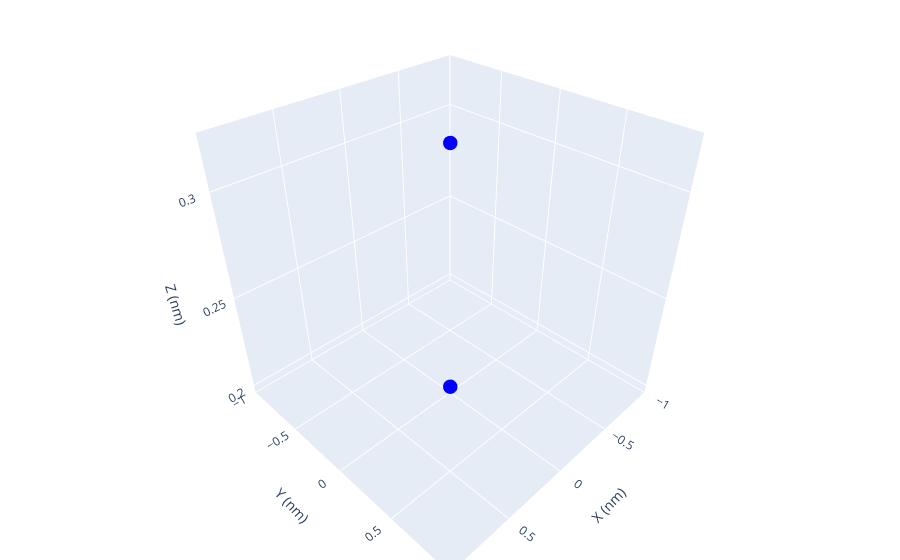

Source (notebook cell):
### Code cell
import plotly.graph_objects as go

positions = cell.orb_pos_nm  # (N, 3) numpy array of orbital coordinates

fig = go.Figure(data=[go.Scatter3d(
    x=positions[:, 0],
    y=positions[:, 1],
    z=positions[:, 2],
    mode='markers',
    marker=dict(size=5, color='blue')
)])

fig.update_layout(
    scene=dict(
        xaxis_title='X (nm)',
        yaxis_title='Y (nm)',
        zaxis_title='Z (nm)'
    ),
    margin=dict(l=0, r=0, b=0, t=0)
)

fig.show()

### Figure 1 — Plotly figure (JSON) as saved in the notebook; plotly's stock layout.template omitted (floating-point values rounded to 4 significant figures)
{"data": [{"marker": {"color": "blue", "size": 5}, "mode": "markers", "type": "scatter3d", "x": [0.0, 0.0, 0.0, 0.0, 0.0, 0.0, 0.0, 0.0, 0.0, 0.0, 0.0, 0.0, 0.0, 0.0, 0.0, 0.0, 0.0, 0.0, 0.0, 0.0, 0.0, 0.0, 0.0, 0.0, 0.0, 0.0], "y": [0.0, 0.0, 0.0, 0.0, 0.0, 0.0, 0.0, 0.0, 0.0, 0.0, 0.0, 0.0, 0.0, 0.0, 0.0, 0.0, 0.0, 0.0, 0.0, 0.0, 0.0, 0.0, 0.0, 0.0, 0.0, 0.0], "z": [0.32, 0.32, 0.32, 0.32, 0.32, 0.32, 0.32, 0.32, 0.32, 0.32, 0.32, 0.32, 0.32, 0.1993, 0.1993, 0.1993, 0.1993, 0.1993, 0.1993, 0.1993, 0.1993, 0.1993, 0.1993, 0.1993, 0.1993, 0.1993]}], "layout": {"margin": {"b": 0, "l": 0, "r": 0, "t": 0}, "scene": {"xaxis": {"title": {"text": "X (nm)"}}, "yaxis": {"title": {"text": "Y (nm)"}}, "zaxis": {"title": {"text": "Z (nm)"}}}}}
